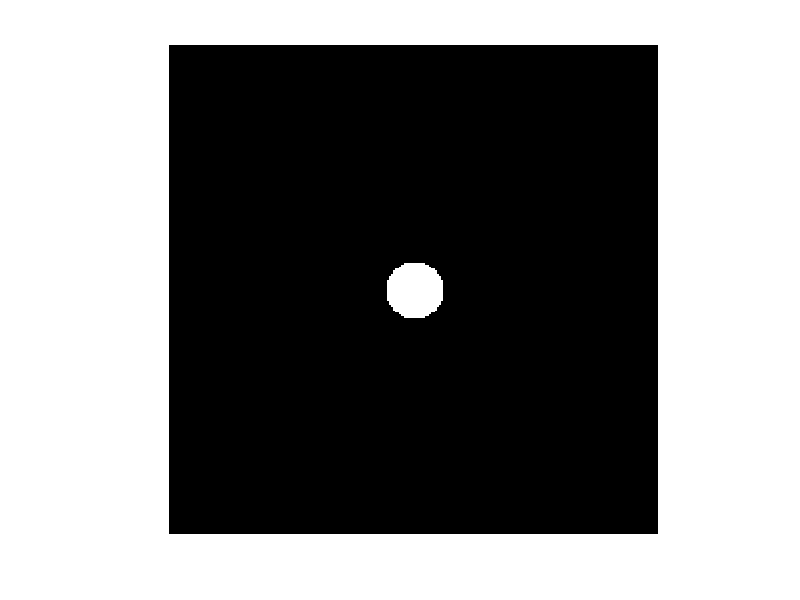
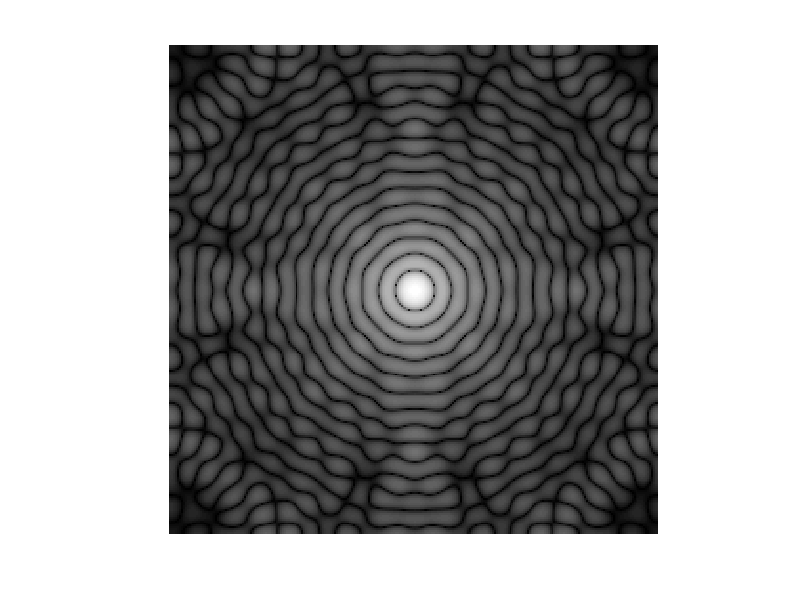

The MATLAB script that drew these images, in order: (Note: this script raises an error after producing the figures.)
% LOW PASS FILTERS CAN BE MADE USING CIRCLE  
% image in which we will allow center to pass will make lowpass filter

[x, y] = meshgrid(-128:127,-128:127);
z= sqrt(x.^2+y.^2);
c = z<15;
figure,imshow(c);

cf = fftshift(fft2(c));
cf1 = log(1+abs(cf));
m = max(cf1(:));
figure,imshow(im2uint8(cf1/m));

b = 1./(1+(z./15).^2);
figure,imshhow(b);